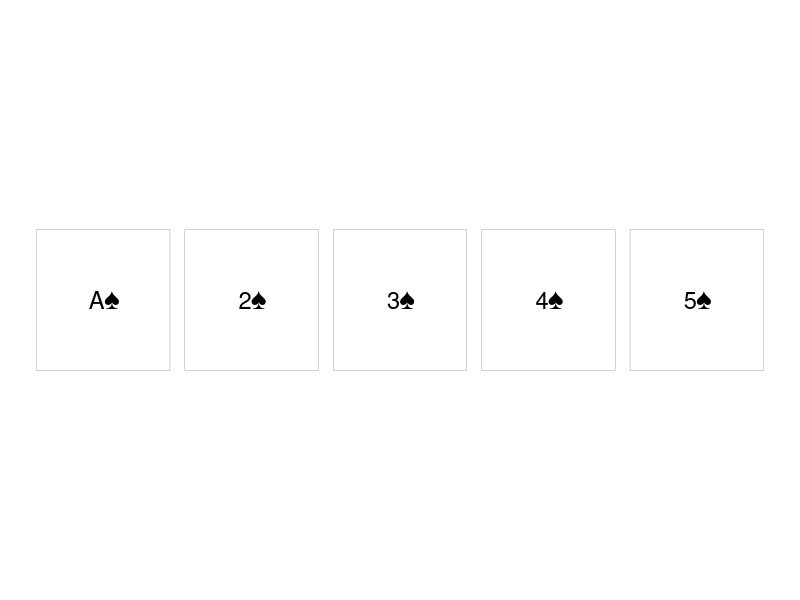
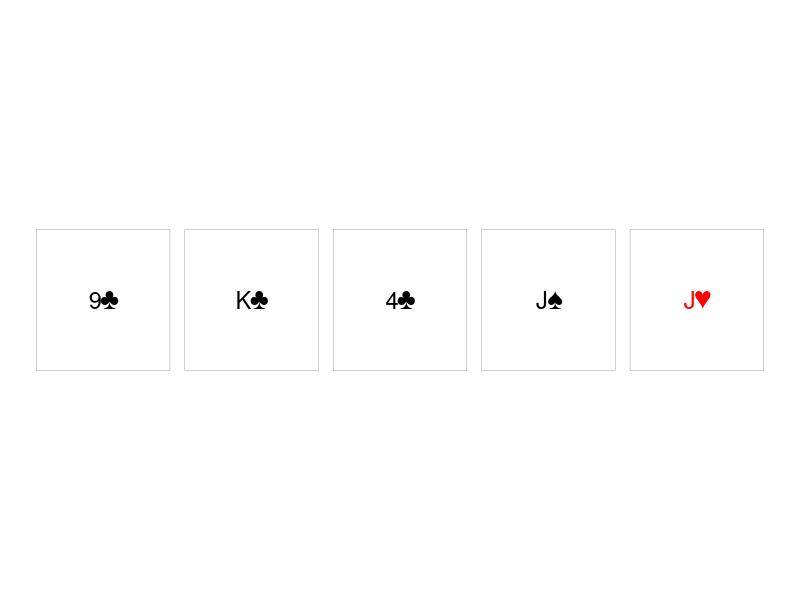

R code for these plots, in order:
## ---- chunk 1
rlab_lm <- function(data, response, ...) {
  pred <- list(...)
  termlabels <- paste0(unlist(pred), collapse = " + ")
  fm <- as.formula(reformulate(termlabels, response))
  fit <- lm(fm, data = data)
  class(fit) <- c("rlab_lm", class(fit))
  return(fit)
}

print.rlab_lm <- function(object, digits = 2, ...) {
  model_summary <- summary.lm(object)
  estimates <- round(coef(object), digits)
  intercept <- estimates["(Intercept)"]
  betas <- estimates[names(estimates) != "(Intercept)"]
  beta_labels <- paste0(names(betas), ": ", unname(betas))

  cat("Linear Regression Model\n")
  cat("-----------------------\n")
  cat("Intercept:", unname(intercept), "\n")
  cat("Coefficients:", paste(beta_labels, collapse = ", "), "\n")
  cat("R-squared:", round(model_summary$r.squared, digits), "\n")
  cat("Sample size:", nobs(object), "\n")

  invisible(object)
}

summary.rlab_lm <- function(object, digits = 2, ...) {
  estimates <- round(coef(object), digits)
  model_summary <- summary.lm(object)
  out <- as.data.frame(t(estimates))
  out$r_squared <- round(model_summary$r.squared, digits)
  out$n <- nobs(object)
  out
}
## ---- chunk 2
print(rlab_lm(mtcars, response = "mpg", "wt", "cyl", "hp"), digits = 5)

summary(rlab_lm(mtcars, response = "mpg", "wt", "cyl", "hp"), digits = 2)
## ---- chunk 3
Deck <- R6::R6Class(
  "Deck",
  public = list(
    cards = NULL,

    initialize = function() {
      suits <- c("♠", "♥", "♦", "♣")
      values <- c("A", 2:10, "J", "Q", "K")
      self$cards <- paste0(rep(values, times = 4), rep(suits, each = 13))
    },

    shuffle = function() {
      self$cards <- sample(self$cards)
      invisible(self)
    },

    draw = function(n = 1) {
      drawn <- self$cards[seq_len(n)]
      self$cards <- self$cards[-seq_len(n)]
      drawn
    },

    reset = function() {
      self$initialize()
      invisible(self)
    },

    plot = function(cards = self$cards, ...) {
      idx <- seq_along(cards) - 1
      card_df <- data.frame(
        x = idx %% 13,
        y = -(idx %/% 13),
        label = cards,
        suit = substr(cards, nchar(cards), nchar(cards))
      )

      ggplot2::ggplot(card_df, ggplot2::aes(x, y)) +
        ggplot2::geom_tile(
          width = 0.9,
          height = 0.95,
          fill = "white",
          color = "grey40"
        ) +
        ggplot2::geom_text(
          ggplot2::aes(label = label, color = suit),
          size = 6
        ) +
        ggplot2::scale_color_manual(
          values = c("♠" = "black", "♥" = "red", "♦" = "red", "♣" = "black")
        ) +
        ggplot2::coord_fixed() +
        ggplot2::theme_void() +
        ggplot2::theme(legend.position = "none")
    }
  )
)
## ---- chunk 4
# Create a new deck
deck <- Deck$new()

# Draw 5 cards before the deck is shuffled and plot the output
hand <- deck$draw(5)

deck$plot(hand)

# Draw 5 cards after the deck is shuffled and plot the output
shuffled_hand <- deck$shuffle()$draw(5)

deck$plot(shuffled_hand)
## ---- chunk 5
ParticipantTracker <- R6::R6Class(
  "ParticipantTracker",

  public = list(
    participants = NULL,
    target_n = NULL,

    initialize = function(target_n = 50) {
      self$participants <- data.frame(
        id = character(),
        group = character(),
        completed = logical()
      )

      self$target_n <- target_n
    },

    add_participant = function(id, group) {
      new_participant <- data.frame(
        id = id,
        group = group,
        completed = FALSE
      )

      self$participants <- rbind(
        self$participants,
        new_participant
      )

      invisible(self)
    },

    mark_completed = function(id) {
      self$participants$completed[
        self$participants$id == id
      ] <- TRUE

      invisible(self)
    },

    progress = function() {
      enrolled <- nrow(self$participants)

      completed <- sum(self$participants$completed)

      data.frame(
        target = self$target_n,
        enrolled = enrolled,
        completed = completed,
        percent_enrolled = round(
          enrolled / self$target_n * 100,
          1
        )
      )
    }
  )
)
## ---- chunk 6
study <- ParticipantTracker$new(target_n = 50)
study$participants

study$add_participant("P001", "Exercise")
study$add_participant("P002", "Control")
study$add_participant("P003", "Exercise")

study$participants

study$mark_completed("P001")

study$progress()
